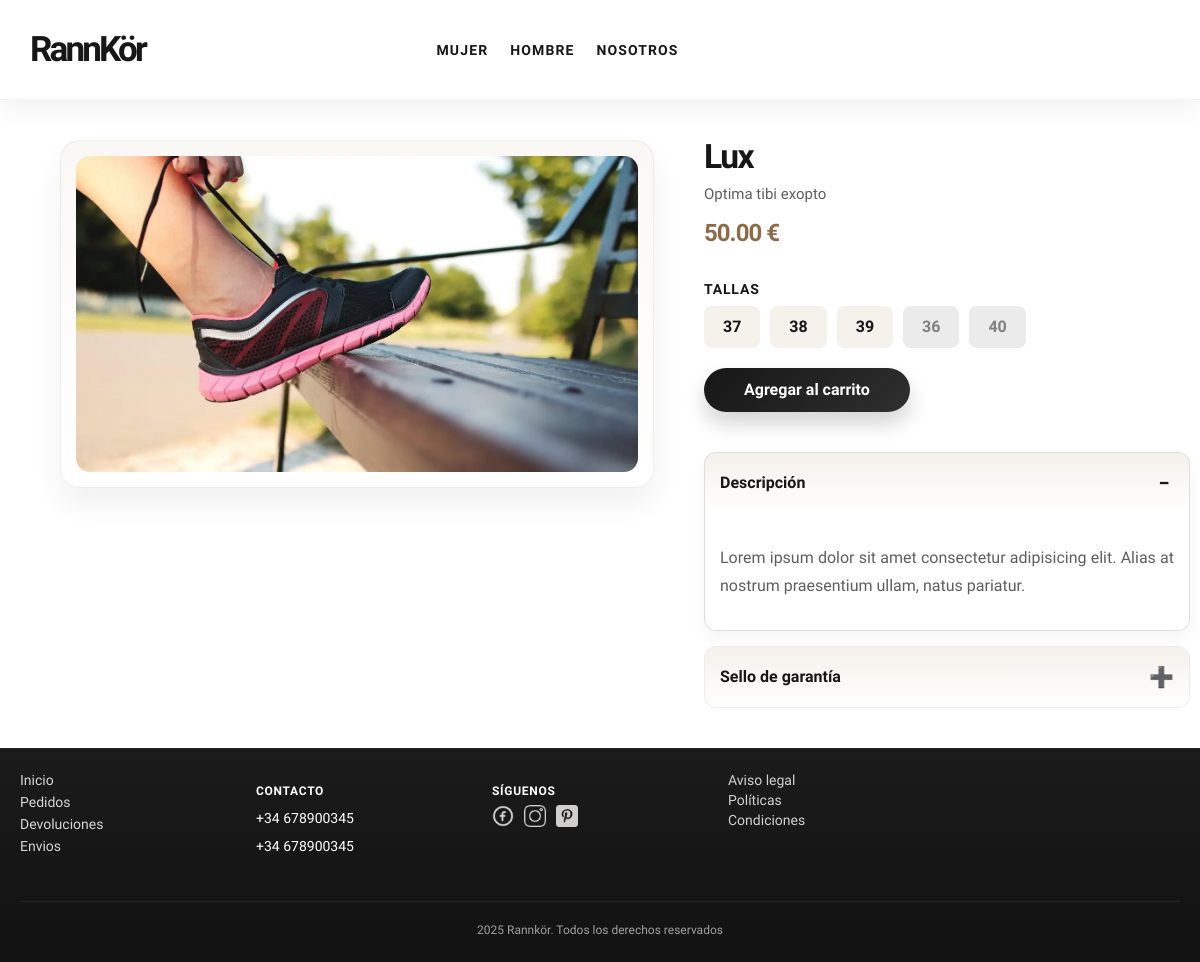
The page /index.php?controller=productos&action=verProducto&id_producto=7 on the database its author committed.
### tables this page shows
CREATE TABLE `productos_talla` (
  `id_productostalla` int(11) NOT NULL,
  `id_talla` int(11) NOT NULL,
  `id_producto` int(11) NOT NULL,
  `stock` int(10) UNSIGNED NOT NULL
);

CREATE TABLE `tallas` (
  `id_talla` int(11) NOT NULL,
  `talla` int(11) NOT NULL
);

### router.php (called while the page is built, shortened)
<?php
require_once __DIR__ . '/configuracion/conexion_bd.php';
$action     = strtolower($_GET['action'] ?? 'index');
$controlador = new $controllerClass();
$params = ($_SERVER['REQUEST_METHOD'] === 'POST')
    ? array_merge($_GET, $_POST)
    : $_GET;
try {
    $controlador->$action($params);
} catch (Exception $e) {
    echo "<h1>Error</h1><p>" . htmlspecialchars($e->getMessage()) . "</p>";
}

### index.php (called while the page is built, shortened)
<?php
require_once __DIR__ . '/componentes/header.php';
require_once __DIR__ . '/router.php';
require_once __DIR__ . '/componentes/footer.php';

### configuracion/conexion_bd.php (called while the page is built, shortened)
<?php
final class Conexion {
    private static ?mysqli $instancia = null;
    public static function getConexion(): mysqli {
        if (self::$instancia === null) {
            self::$instancia = new mysqli(DB_HOST, DB_USER, DB_PASS, DB_NAME, DB_PORT);
            self::$instancia->set_charset('utf8mb4');
        }
        return self::$instancia;
    }
}
?>

### modelo/productos.php (called while the page is built, shortened)
<?php
require_once __DIR__ . '/../configuracion/conexion_bd.php';
class Productos
{
    private mysqli $conn;
    public function __construct()
    {
        $this->conn = Conexion::getConexion();
    }
    function obtenerProductoPorId($id_producto)
    {
        $sql = "SELECT p.id_producto, p.nombre_producto, p.precio, p.categoria, p.descripcion,
               p.imagen_url, pt.id_productostalla, t.id_talla, t.talla, pt.stock
        FROM productos p
        LEFT JOIN productos_talla pt ON p.id_producto = pt.id_producto
        LEFT JOIN tallas t ON pt.id_talla = t.id_talla
        WHERE p.id_producto = ?";
        $stmt = $this->conn->prepare($sql);
        $stmt->bind_param("i", $id_producto);
        $stmt->execute();
        $result = $stmt->get_result();
        $producto = null;
        $tallas = [];
        while ($row = $result->fetch_assoc()) {
            if (!$producto) {
                $producto = [
                    'id_producto'     => $row['id_producto'],
                    'nombre_producto' => $row['nombre_producto'],
                    'descripcion'     => $row['descripcion'],
                    'precio'          => $row['precio'],
                    'categoria'       => $row['categoria'],
                    'imagen_url'      => $row['imagen_url']
                ];
            }
            if (!empty($row['id_talla'])) {
                $tallas[] = [
                    'id_productostalla' => $row['id_productostalla'],
                    'id_talla'          => $row['id_talla'],
                    'talla'             => $row['talla'],
                    'stock'             => $row['stock'],
                ];
            }
        }
        $producto['tallas'] = $tallas;
        return $producto;
    }
}

### vistas/productos/detalle.php (the view, shortened to what this page needs)
<section>
  <div class="detalleproducto__contenedor">
    <div class="detalleproducto__imagen">
      <img src="<?php echo $producto['imagen_url']; ?>" alt="Zapatilla">
    </div>
    <div class="detalleproducto__especificaciones">
      <div class="especificaciones__titulos">
        <h1><?php echo htmlspecialchars($producto['nombre_producto']); ?></h1>
        <p><?php echo htmlspecialchars($producto['descripcion']); ?></p>
        <p><?php echo $producto['precio']; ?> €</p>
      </div>
      <?php
      if ($producto['categoria'] === 'mujer') {
        $tallas_categoria = array_filter($producto['tallas'], function ($talla) {
          return $talla['talla'] >= 36 && $talla['talla'] <= 40;
        });
      } elseif ($producto['categoria'] === 'hombre') {
        $tallas_categoria = array_filter($producto['tallas'], function ($talla) {
          return $talla['talla'] >= 41 && $talla['talla'] <= 44;
        });
      }
      ?>
      <form class="detalleproducto__formulario"
        action="index.php?controller=carrito&action=agregar"
        method="post">
        <?php if (!empty($tallas_categoria)): ?>
          <p class="formulario__tallas--titulo">Tallas</p>
          <div class="formulario__tallas">
            <?php foreach ($tallas_categoria as $talla): ?>
              <label class="formulario__tallas--item">
                <span class="<?php echo ($talla['stock'] > 0) ? 'talla-on' : 'talla-off'; ?>">
                  <?php echo htmlspecialchars($talla['talla']); ?>
                </span>
              </label>
            <?php endforeach; ?>
          </div>
        <?php else: ?>
          <p>No hay tallas disponibles para este producto en la categoría seleccionada.</p>
        <?php endif; ?>
        <button class="formulario__tallas--btn" type="submit">Agregar al carrito</button>
      </form>
      <div class="detalleproducto__menu">
        <div class="detalleproducto__menu--item activo">
          <div class="detalleproducto__menu--titulo" tabindex="0" role="button" aria-expanded="true">
            <span>Descripción</span>
            <span class="detalleproducto__menu--icono">−</span>
          </div>
          <div class="detalleproducto__menu--contenido activo">
            <p>Lorem ipsum dolor sit amet consectetur adipisicing elit.
              Alias at nostrum praesentium ullam, natus pariatur.</p>
          </div>
        </div>
        <div class="detalleproducto__menu--item">
          <div class="detalleproducto__menu--titulo" tabindex="0" role="button" aria-expanded="false">
            <span>Sello de garantía</span>
            <span class="detalleproducto__menu--icono">➕</span>
          </div>
        </div>
      </div>
    </div>
  </div>
</section>

### recursos/css/usuario/vistas/detalleProducto.css (style rules this page uses)
.detalleproducto__contenedor { width: min(120rem, 90%); margin: 4rem auto; display: grid; grid-template-columns: 55% 45%; gap: 5rem; align-items: start; }
.detalleproducto__imagen { background: linear-gradient(180deg, rgba(232, 223, 211, 0.22), rgba(255, 255, 255, 0.9)); border: 0.1rem solid rgba(23, 23, 23, 0.06); border-radius: 2rem; padding: 1.5rem; box-shadow: 0 1.6rem 3rem rgba(23, 23, 23, 0.06); }
.detalleproducto__imagen img { width: 100%; height: auto; display: block; border-radius: 1.4rem; object-fit: cover; }
.detalleproducto__especificaciones { display: flex; flex-direction: column; gap: 3rem; }
.especificaciones__titulos { display: flex; flex-direction: column; gap: 0.8rem; margin-top: 0; }
.especificaciones__titulos h1 { margin: 0; font-size: clamp(2.4rem, 2.8vw, 4rem); letter-spacing: -0.05em; color: var(--oscuro); }
.especificaciones__titulos p { margin: 0; color: var(--gris); font-size: 1.5rem; line-height: 1.6; }
.especificaciones__titulos p:last-child { font-size: 2.4rem; font-weight: 700; color: var(--marron); letter-spacing: -0.04em; }
.formulario__tallas--titulo { margin: 0 0 1rem; font-size: 1.4rem; font-weight: 700; text-transform: uppercase; letter-spacing: 0.06em; color: var(--oscuro); }
.formulario__tallas { display: flex; flex-wrap: wrap; gap: 1rem; }
.formulario__tallas--item span { display: inline-block; padding: 1.2rem 1.8rem; border-radius: 0.8rem; font-weight: 700; text-align: center; min-width: 5rem; cursor: pointer; transition: all 0.2s ease; border: 0.1rem solid transparent; }
.talla-on { background-color: rgba(232, 223, 211, 0.45); color: var(--oscuro); border-color: rgba(23, 23, 23, 0.08); }
.talla-off { background-color: rgba(94, 94, 94, 0.12); color: rgba(23, 23, 23, 0.5); border-color: rgba(94, 94, 94, 0.12); cursor: default; pointer-events: none; }
.formulario__tallas--btn { display: inline-block; padding: 1.3rem 4rem; margin-top: 2rem; margin-bottom: 1rem; background: linear-gradient(135deg, var(--oscuro), var(--grafito)); color: var(--blanco); border: none; border-radius: 999px; font-size: 1.6rem; font-weight: 700; cursor: pointer; transition: transform 0.2s ease, box-shadow 0.2s ease, opacity 0.2s ease; box-shadow: 0 1.2rem 2rem rgba(23, 23, 23, 0.18); }
.detalleproducto__menu { width: 100%; display: flex; flex-direction: column; gap: 1.5rem; }
.detalleproducto__menu--item { border: 0.1rem solid rgba(23, 23, 23, 0.08); border-radius: 1.2rem; overflow: hidden; background: rgba(255, 255, 255, 0.7); }
.detalleproducto__menu--item.activo { border-color: rgba(23, 23, 23, 0.14); box-shadow: 0 0.8rem 1.8rem rgba(23, 23, 23, 0.04); }
.detalleproducto__menu--titulo { height: 6rem; display: flex; justify-content: space-between; align-items: center; cursor: pointer; padding: 1rem 1.5rem; background: linear-gradient(180deg, rgba(232, 223, 211, 0.45), rgba(255, 255, 255, 0.7)); font-weight: 700; color: var(--oscuro); }
.detalleproducto__menu--icono { font-size: 2rem; line-height: 1; color: var(--oscuro); min-width: 2rem; text-align: center; }
.detalleproducto__menu--contenido { display: none; text-align: justify; padding: 1.5rem; background: var(--blanco); color: var(--gris); line-height: 1.7; }
.detalleproducto__menu--contenido.activo { display: block; }

### recursos/css/global/variables.css (style rules this page uses)
:root { --oscuro: #171717; --gris: #5E5E5E; --beig: #E8DFD3; --claro: #F7F5F2; --blanco: #FFFFFF; --negro: #171717; --marron: #8B6B4A; --marron-claro: #CDBBA6; --grafito: #2F2F2F; }

### recursos/css/global/base.css (style rules this page uses)
html, body { min-height: 100%; height: 100%; margin: 0; }
body { display: flex; flex-direction: column; background-color: var(--blanco); font-family: "Stack Sans Text", sans-serif; font-size: 1.6rem; line-height: 1; }

### rows shown on the page
productos_talla: id_talla.talla "37"
productos_talla: id_talla.talla "38"
productos_talla: id_talla.talla "39"
productos_talla: id_talla.talla "36"
productos_talla: id_talla.talla "40"

### other values the page prints
$producto['nombre_producto'] "Lux"
$producto['descripcion'] "Optima tibi exopto"
$producto['precio'] "50.00"
